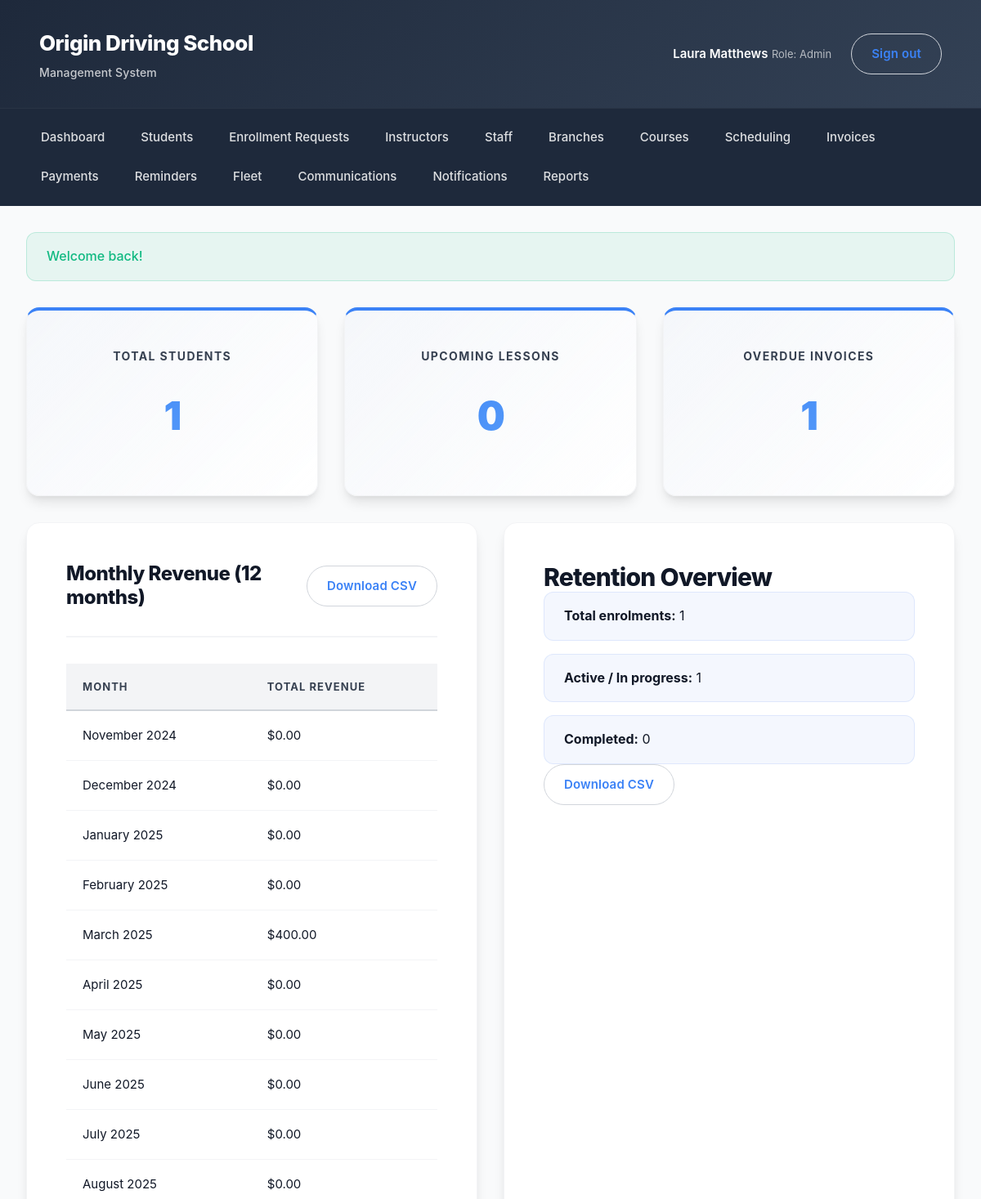
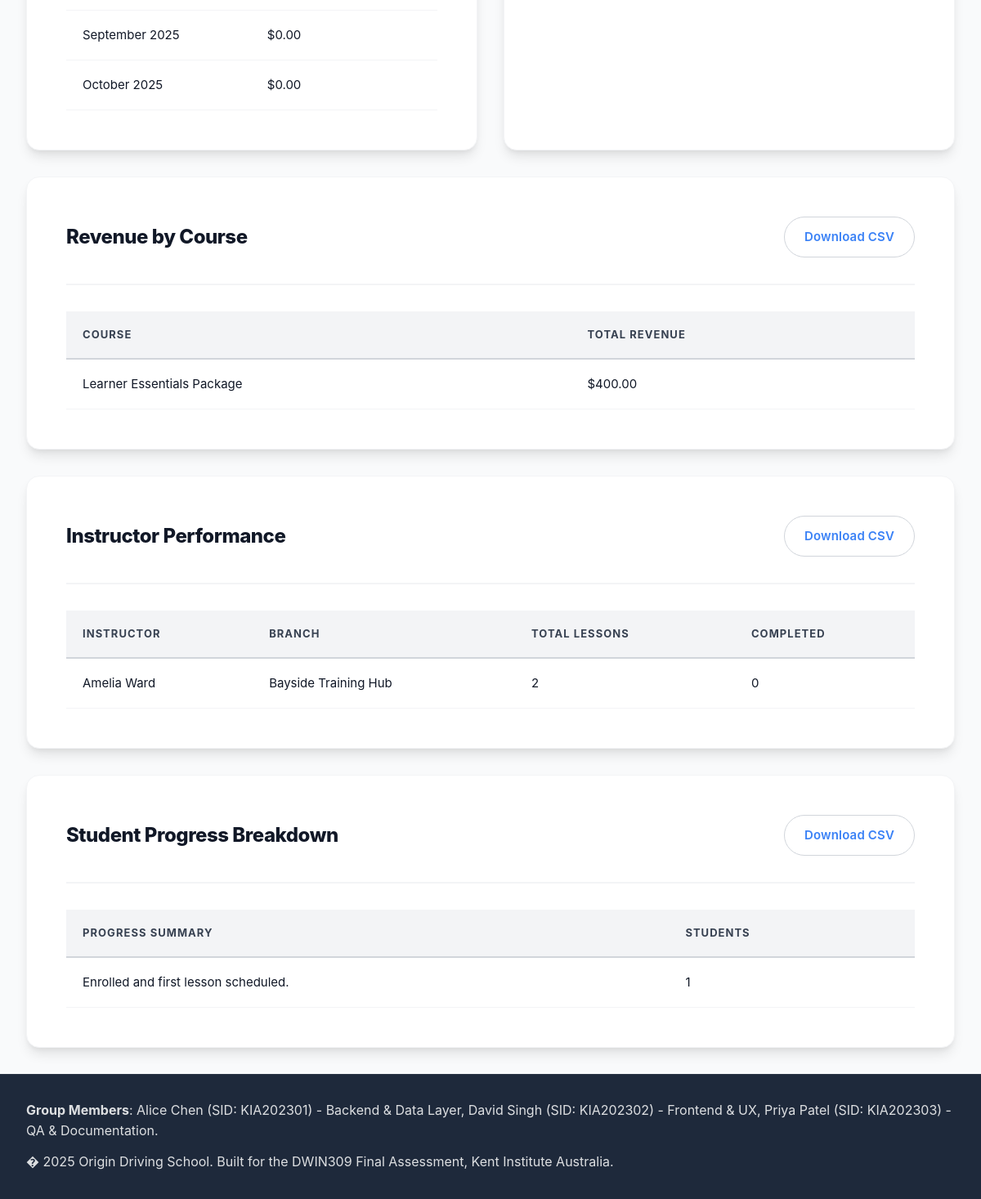
Page /index.php?page=reports&action=index (signed in) on the committed database (2 pictures, top to bottom).
### tables this page shows
CREATE TABLE instructors (
    id INT UNSIGNED AUTO_INCREMENT PRIMARY KEY,
    user_id INT UNSIGNED NOT NULL,
    branch_id INT UNSIGNED NULL,
    certification_number VARCHAR(80) NULL,
    accreditation_expiry DATE NULL,
    experience_years INT UNSIGNED DEFAULT 0,
    availability_notes TEXT NULL,
    bio TEXT NULL,
    rating DECIMAL(3,2) NULL,
    created_at DATETIME DEFAULT CURRENT_TIMESTAMP,
    updated_at DATETIME DEFAULT CURRENT_TIMESTAMP ON UPDATE CURRENT_TIMESTAMP,
    CONSTRAINT fk_instructors_user FOREIGN KEY (user_id) REFERENCES users(id) ON DELETE CASCADE,
    CONSTRAINT fk_instructors_branch FOREIGN KEY (branch_id) REFERENCES branches(id) ON DELETE SET NULL
);

CREATE TABLE branches (
    id INT UNSIGNED AUTO_INCREMENT PRIMARY KEY,
    name VARCHAR(120) NOT NULL,
    address VARCHAR(255) NULL,
    city VARCHAR(80) NULL,
    state VARCHAR(50) NULL,
    postcode VARCHAR(12) NULL,
    phone VARCHAR(32) NULL,
    email VARCHAR(160) NULL,
    manager_name VARCHAR(120) NULL,
    opening_hours VARCHAR(160) NULL,
    created_at DATETIME DEFAULT CURRENT_TIMESTAMP,
    updated_at DATETIME DEFAULT CURRENT_TIMESTAMP ON UPDATE CURRENT_TIMESTAMP
);

### app/Core/View.php (called while the page is built, shortened)
<?php
class View
{
    public function render(string $template, array $data = [], string $layout = 'main'): void
    {
        $viewFile = __DIR__ . '/../Views/' . $template . '.php';
        extract($data);
        include $viewFile;
    }
}

### app/Core/Controller.php (called while the page is built, shortened)
<?php
abstract class Controller
{
    protected View $view;
    public function __construct()
    {
        $this->view = new View();
    }
    protected function render(string $template, array $data = [], string $layout = 'main'): void
    {
        $this->view->render($template, $data, $layout);
    }
}

### app/Controllers/ReportsController.php (called while the page is built, shortened)
<?php
class ReportsController extends Controller
{
    private ReportModel $reports;
    private StudentModel $students;
    public function __construct()
    {
        $this->reports = new ReportModel();
        $this->students = new StudentModel();
    }
    public function indexAction(): void
    {
        $this->render('reports/index', [
            'pageTitle' => 'Reports & Analytics',
            'summary' => $this->reports->dashboardSummary(),
            'revenueSeries' => $this->reports->monthlyRevenue(12),
            'studentStats' => $this->students->progressStats(),
            'retention' => $this->reports->retentionStats(),
            'courseRevenue' => $this->reports->revenueByCourse(),
            'instructorPerformance' => $this->reports->instructorPerformance(),
            'progressBreakdown' => $this->reports->studentProgressBreakdown(),
        ]);
    }
}

### app/Core/Router.php (called while the page is built, shortened)
<?php
class Router
{
    public function dispatch(): void
    {
        $action = $_GET['action'] ?? 'index';
        $method = $action . 'Action';
        $controller = new $controllerClass();
        $controller->$method();
    }
}

### index.php (called while the page is built, shortened)
<?php
$router = new App\Core\Router();
$router->dispatch();

### app/Models/ReportModel.php (called while the page is built, shortened)
<?php
class ReportModel extends Model
{
    public function revenueByCourse(): array
    {
        $sql = 'SELECT c.title AS course_title, SUM(p.amount) AS total_revenue
                FROM payments p
                INNER JOIN invoices i ON i.id = p.invoice_id
                INNER JOIN enrollments e ON e.id = i.enrollment_id
                INNER JOIN courses c ON c.id = e.course_id
                GROUP BY c.id, c.title
                ORDER BY total_revenue DESC';
        return $this->db->query($sql)->fetchAll();
    }
    public function instructorPerformance(): array
    {
        $sql = 'SELECT i.id,
                       CONCAT(u.first_name, " ", u.last_name) AS instructor_name,
                       b.name AS branch_name,
                       SUM(CASE WHEN s.status = "completed" THEN 1 ELSE 0 END) AS completed_lessons,
                       COUNT(s.id) AS total_lessons
                FROM instructors i
                INNER JOIN users u ON u.id = i.user_id
                LEFT JOIN branches b ON b.id = i.branch_id
                LEFT JOIN schedules s ON s.instructor_id = i.id
                GROUP BY i.id, instructor_name, branch_name
                ORDER BY completed_lessons DESC';
        return $this->db->query($sql)->fetchAll();
    }
    public function studentProgressBreakdown(): array
    {
        $sql = 'SELECT progress_summary, COUNT(*) AS total FROM students GROUP BY progress_summary';
        return $this->db->query($sql)->fetchAll();
    }
}

### app/Helpers/helpers.php (called while the page is built, shortened)
<?php
if (!function_exists('e')) {
    function e(string $value): string
    {
        return htmlspecialchars($value, ENT_QUOTES, 'UTF-8');
    }
}
if (!function_exists('route')) {
    function route(string $page, string $action = 'index', array $params = []): string
    {
        $query = array_merge(['page' => $page, 'action' => $action], $params);
        return 'index.php?' . http_build_query($query);
    }
}

### app/Views/reports/index.php (the view)
<section class="grid three-column">
    <div class="card kpi-card">
        <h2>Total Students</h2>
        <p class="kpi-value"><?= e($summary['students'] ?? 0); ?></p>
    </div>
    <div class="card kpi-card">
        <h2>Upcoming Lessons</h2>
        <p class="kpi-value"><?= e($summary['upcoming_lessons'] ?? 0); ?></p>
    </div>
    <div class="card kpi-card">
        <h2>Overdue Invoices</h2>
        <p class="kpi-value"><?= e($summary['overdue_invoices'] ?? 0); ?></p>
    </div>
</section>
<section class="grid two-column">
    <div class="card">
        <div class="card-header">
            <h2>Monthly Revenue (12 months)</h2>
            <a class="button button-secondary" href="<?= route('reports', 'export', ['type' => 'revenue_monthly']); ?>">Download CSV</a>
        </div>
        <table class="table">
            <thead>
                <tr>
                    <th>Month</th>
                    <th>Total Revenue</th>
                </tr>
            </thead>
            <tbody>
                <?php if (empty($revenueSeries)): ?>
                    <tr><td colspan="2">No payments within the last 12 months.</td></tr>
                <?php else: ?>
                    <?php foreach ($revenueSeries as $row): ?>
                        <tr>
                            <td><?= e(date('F Y', strtotime($row['period'] . '-01'))); ?></td>
                            <td>$<?= e(number_format($row['total'], 2)); ?></td>
                        </tr>
                    <?php endforeach; ?>
                <?php endif; ?>
            </tbody>
        </table>
    </div>
    <div class="card">
        <h2>Retention Overview</h2>
        <ul class="report-list">
            <li><strong>Total enrolments:</strong> <?= e($retention['total_enrollments'] ?? 0); ?></li>
            <li><strong>Active / In progress:</strong> <?= e($retention['active'] ?? 0); ?></li>
            <li><strong>Completed:</strong> <?= e($retention['completed'] ?? 0); ?></li>
        </ul>
        <a class="button button-secondary" href="<?= route('reports', 'export', ['type' => 'retention']); ?>">Download CSV</a>
    </div>
</section>
<section class="card">
    <div class="card-header">
        <h2>Revenue by Course</h2>
        <a class="button button-secondary" href="<?= route('reports', 'export', ['type' => 'revenue_course']); ?>">Download CSV</a>
    </div>
    <table class="table">
        <thead>
            <tr>
                <th>Course</th>
                <th>Total Revenue</th>
            </tr>
        </thead>
        <tbody>
            <?php if (empty($courseRevenue)): ?>
                <tr><td colspan="2">No revenue recorded for courses.</td></tr>
            <?php else: ?>
                <?php foreach ($courseRevenue as $course): ?>
                    <tr>
                        <td><?= e($course['course_title']); ?></td>
                        <td>$<?= e(number_format($course['total_revenue'], 2)); ?></td>
                    </tr>
                <?php endforeach; ?>
            <?php endif; ?>
        </tbody>
    </table>
</section>
<section class="card">
    <div class="card-header">
        <h2>Instructor Performance</h2>
        <a class="button button-secondary" href="<?= route('reports', 'export', ['type' => 'instructors']); ?>">Download CSV</a>
    </div>
    <table class="table">
        <thead>
            <tr>
                <th>Instructor</th>
                <th>Branch</th>
                <th>Total Lessons</th>
                <th>Completed</th>
            </tr>
        </thead>
        <tbody>
            <?php if (empty($instructorPerformance)): ?>
                <tr><td colspan="4">No instructors available.</td></tr>
            <?php else: ?>
                <?php foreach ($instructorPerformance as $instructor): ?>
                    <tr>
                        <td><?= e($instructor['instructor_name']); ?></td>
                        <td><?= e($instructor['branch_name']); ?></td>
                        <td><?= e($instructor['total_lessons']); ?></td>
                        <td><?= e($instructor['completed_lessons']); ?></td>
                    </tr>
                <?php endforeach; ?>
            <?php endif; ?>
        </tbody>
    </table>
</section>
<section class="card">
    <div class="card-header">
        <h2>Student Progress Breakdown</h2>
        <a class="button button-secondary" href="<?= route('reports', 'export', ['type' => 'progress']); ?>">Download CSV</a>
    </div>
    <table class="table">
        <thead>
            <tr>
                <th>Progress Summary</th>
                <th>Students</th>
            </tr>
        </thead>
        <tbody>
            <?php if (empty($progressBreakdown)): ?>
                <tr><td colspan="2">No progress data available.</td></tr>
            <?php else: ?>
                <?php foreach ($progressBreakdown as $row): ?>
                    <tr>
                        <td><?= e($row['progress_summary'] ?? 'Unspecified'); ?></td>
                        <td><?= e($row['total']); ?></td>
                    </tr>
                <?php endforeach; ?>
            <?php endif; ?>
        </tbody>
    </table>
</section>

### rows in the picture
instructors: id "1", instructor_name "Amelia Ward", branch.name "Bayside Training Hub", total_lessons "2", completed_lessons "0"

### other values in the picture
$user['first_name'] . ' ' . $user['last_name'] "Laura Matthews"
$user['role'] "Admin"
$item['label'] "Dashboard"
$item['label'] "Students"
$item['label'] "Enrollment Requests"
$item['label'] "Instructors"
$item['label'] "Staff"
$item['label'] "Branches"
$item['label'] "Courses"
$item['label'] "Scheduling"
$item['label'] "Invoices"
$item['label'] "Payments"
$item['label'] "Reminders"
$item['label'] "Fleet"
$item['label'] "Communications"
